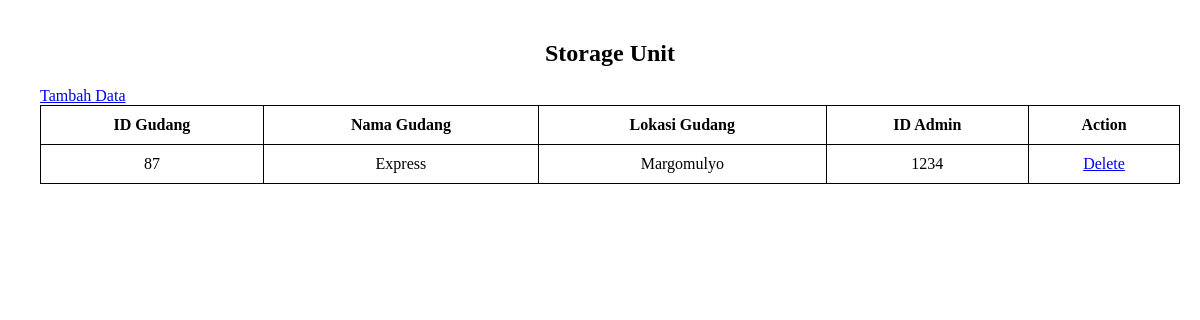
/admin/storage.php, run on the app's committed database.
### tables this page shows
CREATE TABLE `storage` (
  `id_gudang` int(50) NOT NULL,
  `nama_gudang` varchar(255) NOT NULL,
  `lokasi_gudang` varchar(255) NOT NULL,
  `id_admin` int(50) NOT NULL
);

### admin/storage.php (the view, shortened to what this page needs)
<?php
$koneksi = mysqli_connect("localhost", "root", "", "db_stok");
?>
<html lang="en">
<head>
    <link rel="stylesheet" href="style.css">
</head>
<body>
    <div class="content">
    <h2>Storage Unit</h2>
    <a href="insert_sg.php">Tambah Data</a>
    <?php
    $storage ="SELECT id_gudang,nama_gudang,lokasi_gudang,id_admin FROM storage";
    $result = $koneksi->query($storage);
    echo '<table><tr><th>ID Gudang</th><th>Nama Gudang</th><th>Lokasi Gudang</th><th>ID Admin</th><th>Action</th></tr>';
    if ($result-> num_rows > 0) {
        while($row = $result->fetch_assoc()) {
            echo "<tr>";
            echo "<td>" . $row['id_gudang'] . "</td>";
            echo "<td>" . $row['nama_gudang'] . "</td>";
            echo "<td>" . $row['lokasi_gudang'] . "</td>";
            echo "<td>" . $row['id_admin'] . "</td>";
            echo "<td><a href='delete_sg.php?id_gudang=" . $row['id_gudang'] . "' onclick=\"return confirm('Are you sure you want to delete this item?');\">Delete</a></td>";
            echo "</tr>";
        }
    } else {
        echo "<tr><td colspan='5'>Tidak ada data</td></tr>";
    }
    ?>
    </div>
</body>
</html>

### admin/style.css (style rules this page uses)
body { margin: 0; padding: 0; height: 100%; display: flex; flex-direction: column; }
.content { flex: 1; padding: 20px; background-color: rgb(255, 255, 255); margin-left: 20px; }
h2 { text-align: center; }
table { width: 100%; border-collapse: collapse; margin-bottom: 20px; }
table, th, td { border: 1px solid #000000; }
th, td { padding: 10px; text-align: center; }
th { background-color: white; }

### data on the page
storage: id_gudang "87", nama_gudang "Express", lokasi_gudang "Margomulyo", id_admin "1234"
